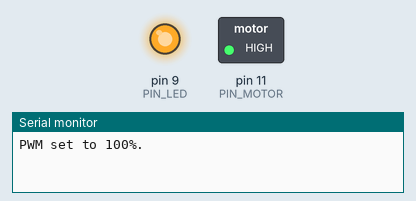
Simulated run of this sketch. Board: Arduino Uno, built with avr-gcc and run on an emulated ATmega328P. On the bench: switched loads named in the sketch (green lamp = pin HIGH), output pins drawn as LEDs (lit = HIGH), the last lines printed to the serial monitor.

Above: at 5.05 s.
At 9.5 s:
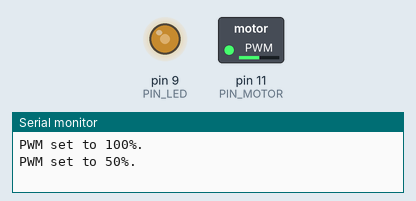
At 14.0 s:
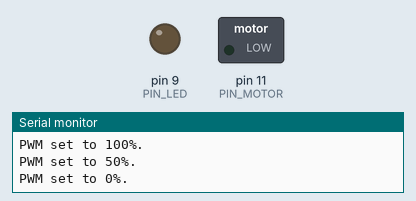
Timing chart, 0 to 16.7 s (numbered marks = the images above):
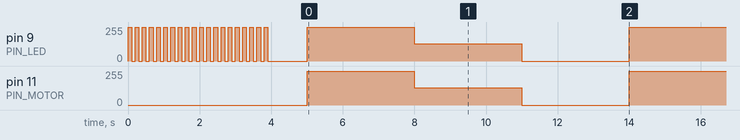

The sketch:

YM2706_PWM_Test.ino
```cpp
#include <OneWire.h>

const int PIN_ONEWIRE = 6;
const int PIN_MOTOR = 11;
const int PIN_LED = 9;

OneWire ds(PIN_ONEWIRE);

void setup()
{
  Serial.begin(115200);

  pinMode(PIN_MOTOR, OUTPUT);
  pinMode(PIN_LED, OUTPUT);

  for (int i=0;i<20;i++) {
    analogWrite(PIN_LED, 255);
    delay(100);
    analogWrite(PIN_LED, 0);
    delay(100);
  }

  delay(1000);
}

void loop()
{
  Serial.println("PWM set to 100%.");
  Serial.println();
  analogWrite(PIN_LED, 255);
  analogWrite(PIN_MOTOR, 255);
  delay(3000);

  Serial.println("PWM set to 50%.");
  Serial.println();
  analogWrite(PIN_LED, 128);
  analogWrite(PIN_MOTOR, 128);
  delay(3000);

  Serial.println("PWM set to 0%.");
  Serial.println();
  analogWrite(PIN_LED, 0);
  analogWrite(PIN_MOTOR, 0);
  delay(3000);
}
```

Measured:
- by itself, pin 11 (PIN_MOTOR): repeats every 9.0 s: 128/255 3.0 s, 0/255 3.0 s, 255/255 3.0 s
- by itself, pin 9 (PIN_LED): 255/255 → 0/255 at 0.10 s, → 255/255 0.10 s later, → 0/255 0.10 s later, → 255/255 0.10 s later, … (51 changes in this stretch)
